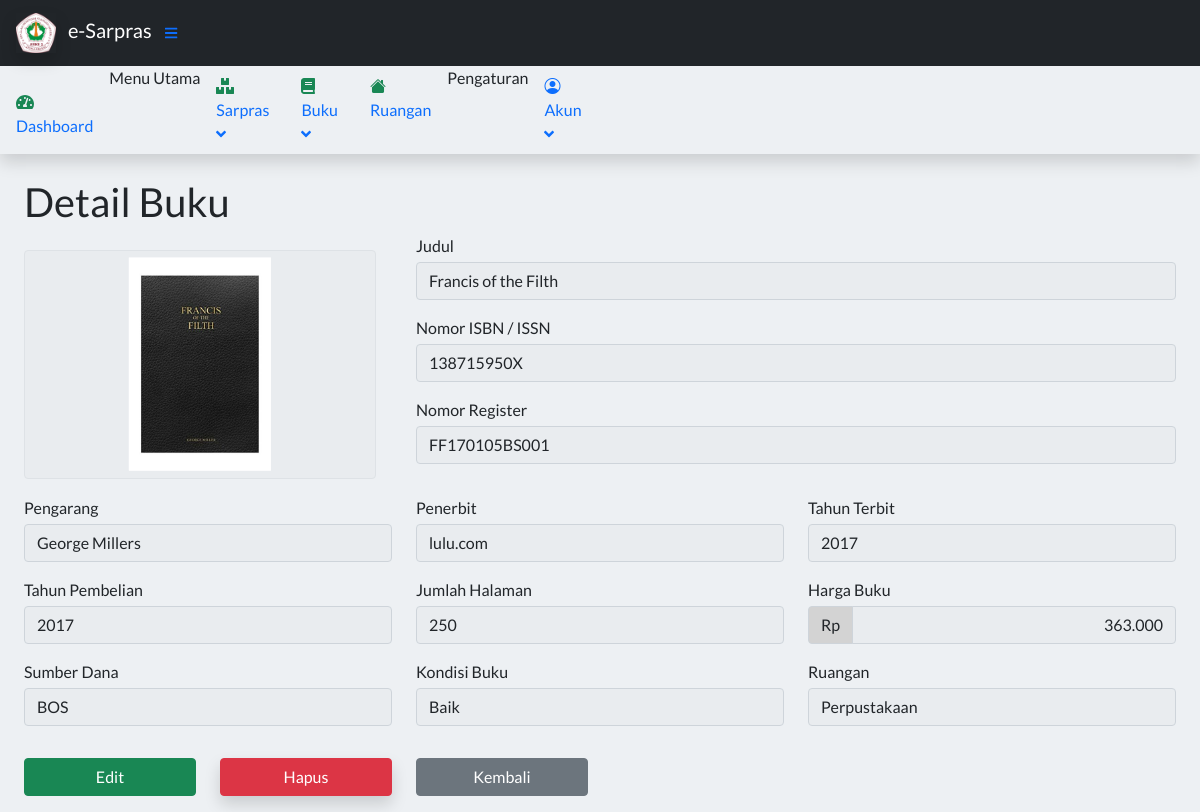
Screenshot of /index.php?page=DetailBuku&id=1 (signed in) with the database file from the repository.
### tables this page shows
CREATE TABLE `tbuku` (
  `idBuku` int(11) NOT NULL,
  `judulBuku` varchar(50) NOT NULL,
  `fotoBuku` varchar(255) DEFAULT 'book.svg',
  `nomorBuku` varchar(30) DEFAULT NULL,
  `pengarang` varchar(30) NOT NULL,
  `penerbit` varchar(30) NOT NULL,
  `tahunTerbit` int(4) NOT NULL,
  `jumlahHalaman` int(4) DEFAULT NULL,
  `nomorRegister` varchar(30) DEFAULT NULL,
  `tahunPembelian` int(4) DEFAULT NULL,
  `hargaBuku` int(7) DEFAULT 0,
  `sumberDana` enum('BOS','BOSDA') NOT NULL,
  `kondisiBuku` enum('Baik','Rusak') NOT NULL,
  `linkRuangan` int(11) NOT NULL,
  `isDeleted` tinyint(1) NOT NULL DEFAULT 0
);

CREATE TABLE `truangan` (
  `idRuangan` int(11) NOT NULL,
  `namaRuangan` varchar(30) NOT NULL,
  `isDeleted` tinyint(1) NOT NULL DEFAULT 0
);

### contents/Buku/detailbuku.php (the view, shortened to what this page needs)
<?php
     require 'config/bukufunctions.php';
    $id = $_GET['id'];
    $result = mysqli_query($db, "SELECT * FROM tbuku WHERE idbuku='$id'");
    $buku = mysqli_fetch_assoc($result);
    $query = mysqli_query($db, "SELECT * FROM truangan WHERE idRuangan = '$buku[linkRuangan]'");
    $ruangan = (mysqli_fetch_assoc($query));
    $nilai = $buku['hargaBuku'];
    $harga = number_format($nilai,0,',','.');
 ?>
<main>
  <div class="container-fluid px-4">
    <h1 class="mt-4">Detail Buku</h1>
    <div class="row">
           <div class="col-md-4 mt-3">
            <div class="text-center border rounded position-relative" style="background-color:rgb(233,236,239);height:14.3rem; max-width:22rem;">
                <div class="position-absolute start-50 top-50 translate-middle">
                </div>
                <div class="position-absolute start-50 top-50 translate-middle">
                    <?php if($buku['fotoBuku'] == '') { ?>
                        <img class="" src="Assets/img/buku/book-solid.svg" alt="Foto Aset" style="height:13.3rem; max-width:21rem;">
                    <?php }else{ ?>
                        <img class="" src="Assets/img/buku/<?= $buku['fotoBuku']; ?>" alt="Foto Aset" style="height:13.3rem; max-width:21rem;">
                    <?php } ?>
                </div>
            </div>
        </div>
        <div class="col-md-8">
            <label for="judulBuku">Judul</label>
            <input type="text" class="form-control mb-3 mt-1" id="disabledInput" name="judulBuku" disabled value="<?= $buku['judulBuku'] ?>">
            <label for="nomorBuku">Nomor ISBN / ISSN</label>
            <input type="text" class="form-control mb-3 mt-1" id="disabledInput" name="nomorBuku" disabled value="<?= $buku['nomorBuku'] ?>">
            <label for="nomorRegister">Nomor Register</label>
            <input type="text" class="form-control mb-3 mt-1" id="disabledInput" name="nomorRegister" disabled value="<?= $buku['nomorRegister'] ?>">
        </div>
    </div>
    <div class="row mt-3">
        <div class="col-md">
            <label for="">Pengarang</label>
            <input type="text" class="form-control mt-1" id="disabledInput" name="pengarang" disabled value="<?= $buku['pengarang'] ?>">
        </div>
        <div class="col-md">
            <label for="">Penerbit</label>
            <input type="text" class="form-control mt-1" id="disabledInput" name="penerbit" disabled value="<?= $buku['penerbit'] ?>">
        </div>
        <div class="col-md ">
            <label for="">Tahun Terbit</label>
            <input type="text" class="form-control mt-1" id="disabledInput" name="tahunTerbit" disabled value="<?= $buku['tahunTerbit'] ?>">
        </div>
    </div>
    <div class="row ">
           <div class="col-md mt-3">
             <label for="">Tahun Pembelian</label>
             <input type="text" class="form-control mt-1" id="disabledInput" name="tahunPembelian" disabled value="<?= $buku['tahunPembelian'] ?>">
        </div>
        <div class="col-md mt-3">
            <label for="">Jumlah Halaman</label>
            <input type="text" class="form-control mt-1" id="disabledInput" name="jumlahHalaman" disabled value="<?= $buku['jumlahHalaman'] ?>">
        </div>
        <div class="col-md mt-3">
            <label for="">Harga Buku</label>
            <div class="input-group">
              <div class="input-group-text mt-1" style="background-color:lightgrey;">Rp</div>
              <input type="text" class="form-control mt-1 text-end" id="disabledInput" name="hargaBuku" disabled value="<?= $harga ?>">
            </div>
        </div>
    </div>
        <div class="row mb-3">
           <div class="col-md mt-3">
             <label for="">Sumber Dana</label>
             <input type="text" class="form-control mt-1" id="disabledInput" name="sumberDana" disabled value="<?= $buku['sumberDana'] ?>">
        </div>
         <div class="col-md mt-3">
             <label for="">Kondisi Buku</label>
             <input type="text" class="form-control mt-1" id="disabledInput" name="kondisiBuku" disabled value="<?= $buku['kondisiBuku'] ?>">
        </div>
         <div class="col-md mt-3">
             <label for="">Ruangan</label>
             <input type="text" class="form-control mt-1" id="disabledInput" name="namaRuangan" disabled value="<?= $ruangan['namaRuangan'] ?>">
        </div>
</div>
     <div class="row">
            <div class="col-md-2 mt-3">
                <div class="d-grid">
                          <a href="index.php?page=EditBuku&id=<?php echo $buku['idBuku']; ?>" class="btn btn-success  <?= eclGuest ?>">Edit</a>
                </div>
            </div>
               <div class="col-md-2 mt-3 ">
            <div class="d-grid">
                    <button type="button" class="btn btn-danger shadow <?= eclGuest ?>" data-bs-toggle="modal" data-bs-target="#exampleModal">Hapus</button>
                </div>
            </div>
            <div class="col-md-2 mt-3 mb-3">
            <div class="d-grid">
                     <a href="index.php?page=DaftarBuku"class="btn btn-secondary")>Kembali</a>
                </div>
            </div>
        </div>
  </div>
</main>

### index.php (style rules this page uses)
body { background-color: rgb(237, 240, 243); font-family: 'Lato', sans-serif; }

### rows the page displays
tbuku: fotoBuku (picture), judulBuku "Francis of the Filth", nomorBuku "138715950X", nomorRegister "FF170105BS001", pengarang "George Millers", penerbit "lulu.com", tahunTerbit "2017", tahunPembelian "2017", jumlahHalaman "250", hargaBuku "363.000", sumberDana "BOS", kondisiBuku "Baik"
truangan: namaRuangan "Perpustakaan"
